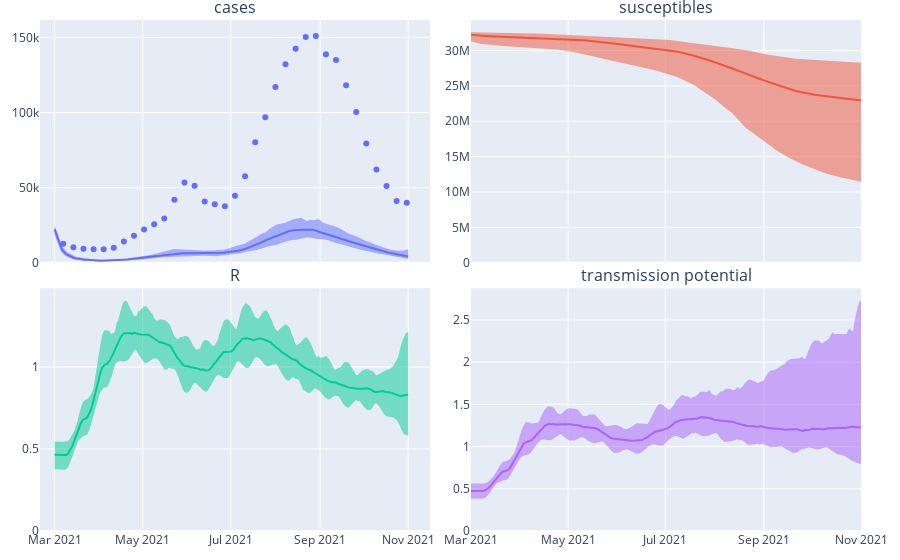

This figure's notebook cell:
### Code cell
def get_full_result(gen_mean, gen_sd, proc, cdr, rt_init, report_mean, report_sd):
    return renew_model.renewal_func(gen_mean, gen_sd, proc, cdr, rt_init, report_mean, report_sd)

full_wrap = jit(get_full_result)
spaghetti = get_spaghetti_from_params(renew_model, sample_params, full_wrap)
quantiles_df = get_quant_df_from_spaghetti(renew_model, spaghetti, quantiles=[0.05, 0.5, 0.95])
plot_uncertainty_patches(quantiles_df, select_data, qual_colours.Plotly).update_layout(showlegend=False)

### Figure 1 — Plotly figure (JSON) as saved in the notebook; plotly's stock layout.template omitted (floating-point values rounded to 4 significant figures; data arrays with more than 128 entries replaced by an {"elided": "..."} marker saying what was removed)
{"data": [{"mode": "markers", "type": "scatter", "x": ["2021-03-07T00:00:00", "2021-03-14T00:00:00", "2021-03-21T00:00:00", "2021-03-28T00:00:00", "2021-04-04T00:00:00", "2021-04-11T00:00:00", "2021-04-18T00:00:00", "2021-04-25T00:00:00", "2021-05-02T00:00:00", "2021-05-09T00:00:00", "2021-05-16T00:00:00", "2021-05-23T00:00:00", "2021-05-30T00:00:00", "2021-06-06T00:00:00", "2021-06-13T00:00:00", "2021-06-20T00:00:00", "2021-06-27T00:00:00", "2021-07-04T00:00:00", "2021-07-11T00:00:00", "2021-07-18T00:00:00", "2021-07-25T00:00:00", "2021-08-01T00:00:00", "2021-08-08T00:00:00", "2021-08-15T00:00:00", "2021-08-22T00:00:00", "2021-08-29T00:00:00", "2021-09-05T00:00:00", "2021-09-12T00:00:00", "2021-09-19T00:00:00", "2021-09-26T00:00:00", "2021-10-03T00:00:00", "2021-10-10T00:00:00", "2021-10-17T00:00:00", "2021-10-24T00:00:00", "2021-10-31T00:00:00"], "xaxis": "x", "y": [12708, 10303, 9277, 8904, 9015, 9897, 14198, 17888, 22070, 25665, 29433, 41981, 53442, 51282, 40693, 38900, 37640, 44604, 57644, 80265, 96877, 116984, 132118, 142359, 150194, 150996, 138746, 134863, 118132, 100405, 79330, 62029, 51093, 41029, 39926], "yaxis": "y"}, {"fill": "toself", "line": {"color": "#636EFA", "width": 0}, "type": "scatter", "x": {"elided": "492 str values"}, "xaxis": "x", "y": {"elided": "492 float values"}, "yaxis": "y"}, {"line": {"color": "#636EFA"}, "type": "scatter", "x": {"elided": "492 str values"}, "xaxis": "x", "y": {"elided": "246 float values"}, "yaxis": "y"}, {"fill": "toself", "line": {"color": "#EF553B", "width": 0}, "type": "scatter", "x": {"elided": "492 str values"}, "xaxis": "x2", "y": {"elided": "492 float values"}, "yaxis": "y2"}, {"line": {"color": "#EF553B"}, "type": "scatter", "x": {"elided": "492 str values"}, "xaxis": "x2", "y": {"elided": "246 float values"}, "yaxis": "y2"}, {"fill": "toself", "line": {"color": "#00CC96", "width": 0}, "type": "scatter", "x": {"elided": "492 str values"}, "xaxis": "x3", "y": {"elided": "492 float values"}, "yaxis": "y3"}, {"line": {"color": "#00CC96"}, "type": "scatter", "x": {"elided": "492 str values"}, "xaxis": "x3", "y": {"elided": "246 float values"}, "yaxis": "y3"}, {"fill": "toself", "line": {"color": "#AB63FA", "width": 0}, "type": "scatter", "x": {"elided": "492 str values"}, "xaxis": "x4", "y": {"elided": "492 float values"}, "yaxis": "y4"}, {"line": {"color": "#AB63FA"}, "type": "scatter", "x": {"elided": "492 str values"}, "xaxis": "x4", "y": {"elided": "246 float values"}, "yaxis": "y4"}], "layout": {"annotations": [{"font": {"size": 16}, "showarrow": false, "text": "cases", "x": 0.2375, "xanchor": "center", "xref": "paper", "y": 1, "yanchor": "bottom", "yref": "paper"}, {"font": {"size": 16}, "showarrow": false, "text": "susceptibles", "x": 0.7625, "xanchor": "center", "xref": "paper", "y": 1, "yanchor": "bottom", "yref": "paper"}, {"font": {"size": 16}, "showarrow": false, "text": "R", "x": 0.2375, "xanchor": "center", "xref": "paper", "y": 0.475, "yanchor": "bottom", "yref": "paper"}, {"font": {"size": 16}, "showarrow": false, "text": "transmission potential", "x": 0.7625, "xanchor": "center", "xref": "paper", "y": 0.475, "yanchor": "bottom", "yref": "paper"}], "autosize": true, "margin": {"b": 20, "l": 20, "r": 20, "t": 20}, "showlegend": false, "xaxis": {"anchor": "y", "autorange": true, "domain": [0, 0.475], "matches": "x3", "range": ["2021-02-19 19:23:04.6979", "2021-11-15 04:36:55.3021"], "showspikes": false, "showticklabels": false, "type": "date"}, "xaxis2": {"anchor": "y2", "autorange": true, "domain": [0.525, 1], "matches": "x4", "range": ["2021-03-01", "2021-11-01"], "showspikes": false, "showticklabels": false, "type": "date"}, "xaxis3": {"anchor": "y3", "autorange": true, "domain": [0, 0.475], "range": ["2021-02-19 19:23:04.6979", "2021-11-15 04:36:55.3021"], "showspikes": false, "type": "date"}, "xaxis4": {"anchor": "y4", "autorange": true, "domain": [0.525, 1], "range": ["2021-03-01", "2021-11-01"], "showspikes": false, "type": "date"}, "yaxis": {"anchor": "x", "autorange": true, "domain": [0.525, 1], "range": [0, 161400.0], "rangemode": "tozero", "showspikes": false, "type": "linear"}, "yaxis2": {"anchor": "x2", "autorange": true, "domain": [0.525, 1], "range": [0, 34320000.0], "rangemode": "tozero", "showspikes": false, "type": "linear"}, "yaxis3": {"anchor": "x3", "autorange": true, "domain": [0, 0.475], "range": [0, 1.479], "rangemode": "tozero", "showspikes": false, "type": "linear"}, "yaxis4": {"anchor": "x4", "autorange": true, "domain": [0, 0.475], "range": [0, 2.875], "rangemode": "tozero", "showspikes": false, "type": "linear"}}}
